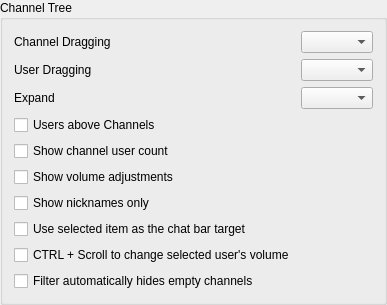
    <widget class="QGroupBox" name="qgbChannel">
     <property name="title">
      <string>Channel Tree</string>
     </property>
     <layout class="QGridLayout" name="gridLayout_2" columnstretch="0,0">
      <item row="9" column="0" colspan="2">
       <widget class="QCheckBox" name="qcbFilterHidesEmptyChannels">
        <property name="text">
         <string>Filter automatically hides empty channels</string>
        </property>
       </widget>
      </item>
      <item row="2" column="1">
       <widget class="MUComboBox" name="qcbExpand">
        <property name="toolTip">
         <string>When to automatically expand channels</string>
        </property>
        <property name="whatsThis">
         <string>This sets which channels to automatically expand. &lt;i&gt;None&lt;/i&gt; and &lt;i&gt;All&lt;/i&gt; will expand no or all channels, while &lt;i&gt;Only with users&lt;/i&gt; will expand and collapse channels as users join and leave them.</string>
        </property>
        <property name="accessibleName">
         <string>Channel expand mode</string>
        </property>
       </widget>
      </item>
      <item row="1" column="1">
       <widget class="MUComboBox" name="qcbUserDrag">
        <property name="toolTip">
         <string>This changes the behavior when moving users.</string>
        </property>
        <property name="whatsThis">
         <string>This sets the behavior of user drags; it can be used to prevent accidental dragging. &lt;i&gt;Move&lt;/i&gt; moves the user without prompting. &lt;i&gt;Do Nothing&lt;/i&gt; does nothing and prints an error message. &lt;i&gt;Ask&lt;/i&gt; uses a message box to confirm if you really wanted to move the user.</string>
        </property>
        <property name="accessibleName">
         <string>User dragging mode</string>
        </property>
       </widget>
      </item>
      <item row="1" column="0">
       <widget class="QLabel" name="qliUserDrag">
        <property name="text">
         <string>User Dragging</string>
        </property>
        <property name="buddy">
         <cstring>qcbUserDrag</cstring>
        </property>
       </widget>
      </item>
      <item row="0" column="0">
       <widget class="QLabel" name="qliChannelDrag">
        <property name="text">
         <string>Channel Dragging</string>
        </property>
        <property name="buddy">
         <cstring>qcbChannelDrag</cstring>
        </property>
       </widget>
      </item>
      <item row="7" column="0" colspan="2">
       <widget class="QCheckBox" name="qcbChatBarUseSelection">
        <property name="text">
         <string>Use selected item as the chat bar target</string>
        </property>
       </widget>
      </item>
      <item row="2" column="0">
       <widget class="QLabel" name="qliExpand">
        <property name="text">
         <string>Expand</string>
        </property>
        <property name="buddy">
         <cstring>qcbExpand</cstring>
        </property>
       </widget>
      </item>
      <item row="4" column="0" colspan="2">
       <widget class="QCheckBox" name="qcbShowUserCount">
        <property name="toolTip">
         <string>Show number of users in each channel</string>
        </property>
        <property name="text">
         <string>Show channel user count</string>
        </property>
       </widget>
      </item>
      <item row="0" column="1">
       <widget class="MUComboBox" name="qcbChannelDrag">
        <property name="toolTip">
         <string>This changes the behavior when moving channels.</string>
        </property>
        <property name="whatsThis">
         <string>This sets the behavior of channel drags; it can be used to prevent accidental dragging. &lt;i&gt;Move&lt;/i&gt; moves the channel without prompting. &lt;i&gt;Do Nothing&lt;/i&gt; does nothing and prints an error message. &lt;i&gt;Ask&lt;/i&gt; uses a message box to confirm if you really wanted to move the channel.</string>
        </property>
        <property name="accessibleName">
         <string>Channel dragging mode</string>
        </property>
       </widget>
      </item>
      <item row="3" column="0" colspan="2">
       <widget class="QCheckBox" name="qcbUsersTop">
        <property name="toolTip">
         <string>List users above subchannels (requires restart).</string>
        </property>
        <property name="whatsThis">
         <string>&lt;b&gt;If set, users will be shown above subchannels in the channel view.&lt;/b&gt;&lt;br /&gt;A restart of Mumble is required to see the change.</string>
        </property>
        <property name="text">
         <string>Users above Channels</string>
        </property>
       </widget>
      </item>
      <item row="5" column="0" colspan="2">
       <widget class="QCheckBox" name="qcbShowVolumeAdjustments">
        <property name="toolTip">
         <string>Show the local volume adjustment for each user (if any).</string>
        </property>
        <property name="text">
         <string>Show volume adjustments</string>
        </property>
       </widget>
      </item>
      <item row="6" column="0" colspan="2">
       <widget class="QCheckBox" name="qcbShowNicknamesOnly">
        <property name="toolTip">
         <string>Hide the username for each user if they have a nickname.</string>
        </property>
        <property name="text">
         <string>Show nicknames only</string>
        </property>
       </widget>
      </item>
      <item row="8" column="0">
       <widget class="QCheckBox" name="qcbCtrlScrollLocalVolAdj">
        <property name="toolTip">
         <string>Whether to change the local volume adjustment for the selected user when scrolling the mouse wheel up (increase) or down (decrease) while Control is pressed.</string>
        </property>
        <property name="text">
         <string>CTRL + Scroll to change selected user's volume</string>
        </property>
       </widget>
      </item>
     </layout>
    </widget>
